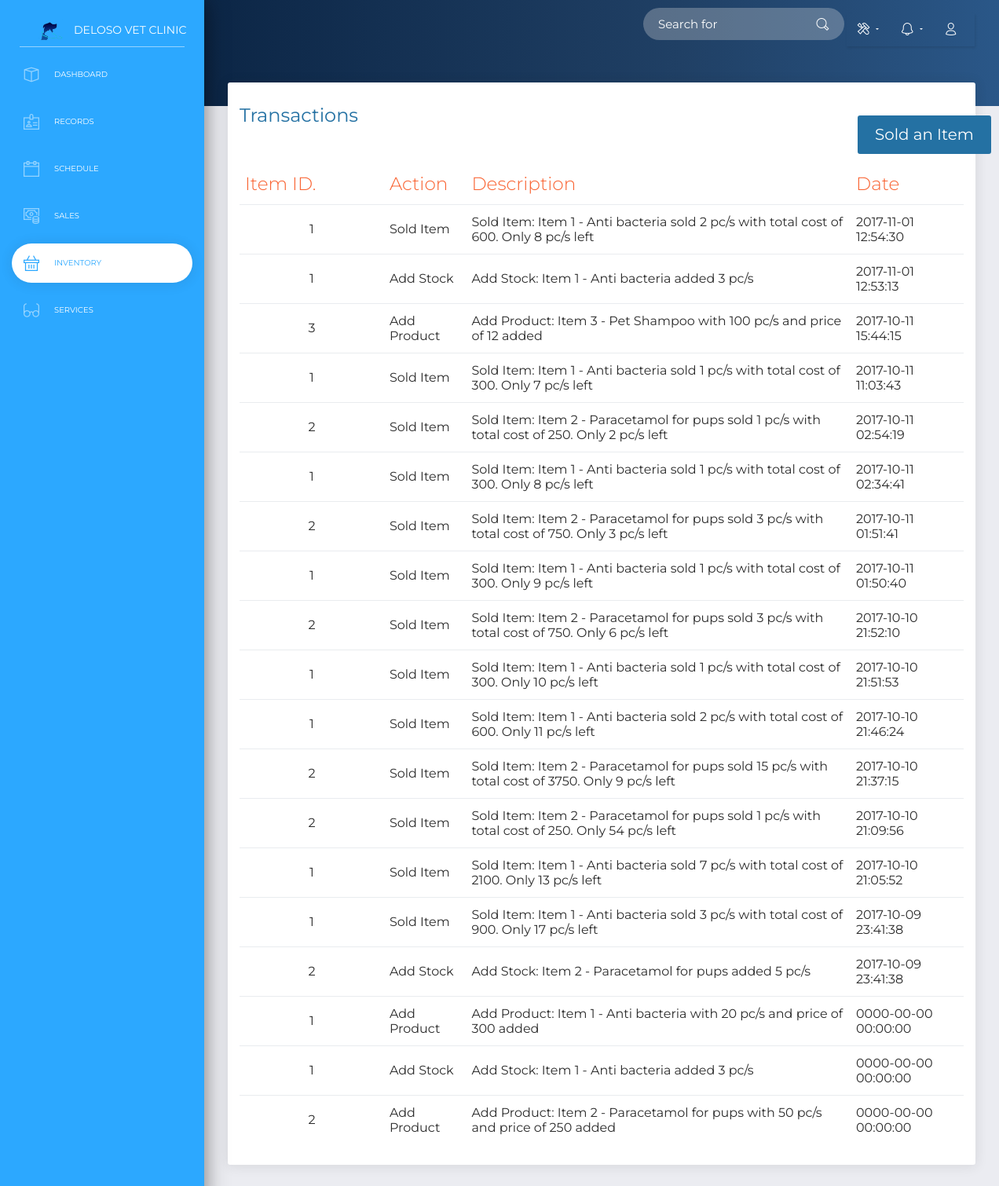
/vetclinic/history, run on an earlier commit of the app's database.
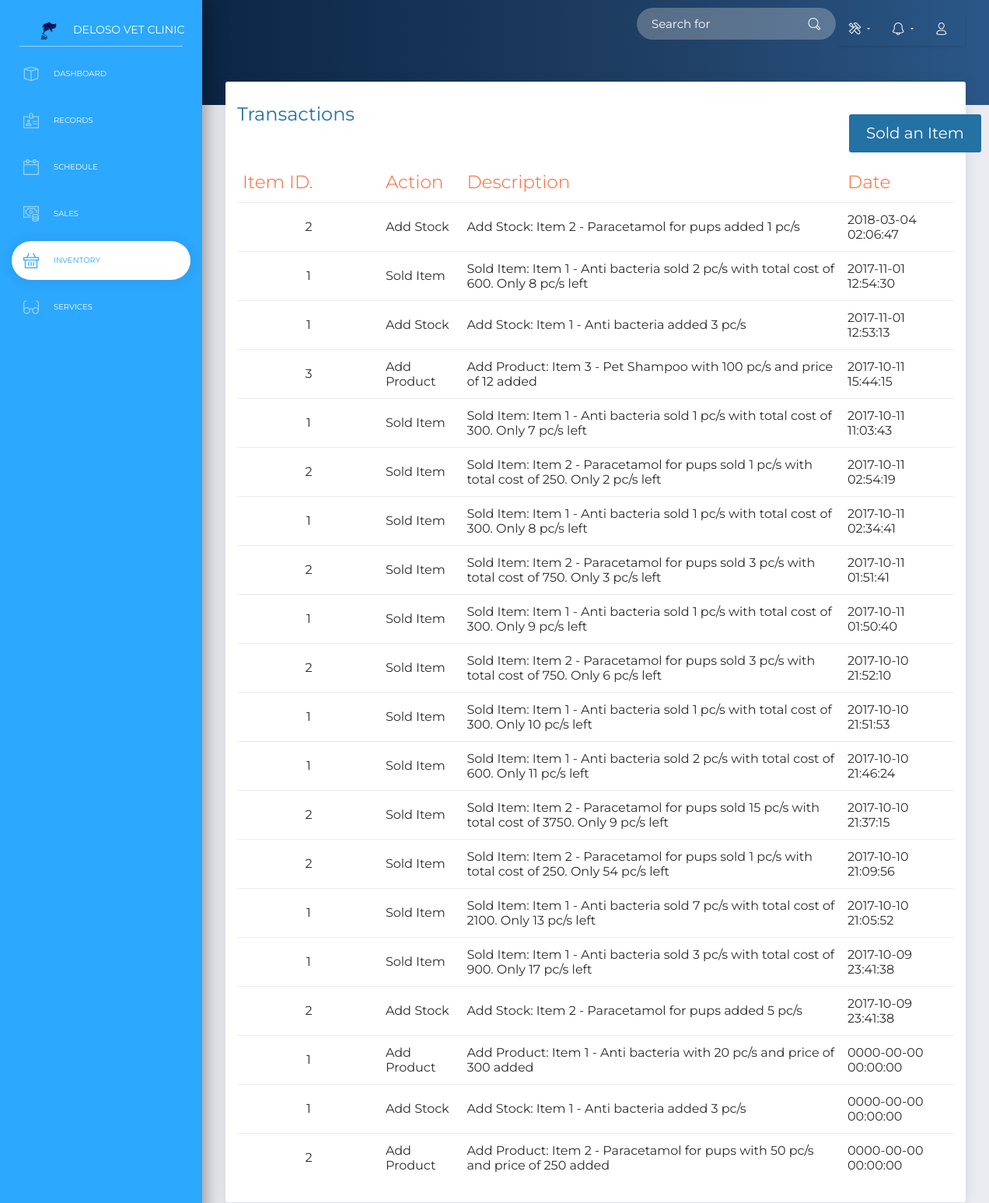
And on a later commit of the database.
### tables this page shows
CREATE TABLE `itemhistory` (
  `id` int(11) NOT NULL,
  `itemid` int(11) UNSIGNED NOT NULL,
  `serviceid` varchar(30) NOT NULL,
  `action` varchar(30) NOT NULL,
  `description` text NOT NULL,
  `date` datetime NOT NULL DEFAULT CURRENT_TIMESTAMP,
  `qty` int(20) NOT NULL,
  `total_cost` decimal(20,2) NOT NULL
);

### application/controllers/vetclinic.php (called while the page is built, shortened)
<?php
class vetclinic extends CI_Controller {
	public function __construct(){
			$this->load->model('vet_model','vet_model');
			$this->load->model('itemstock','itemstock');
			$this->load->model('itemusage','itemusage');
			$this->load->model('history','history');
			$this->load->model('services','services');
			$this->load->model('itemhistory','itemhistory');
	}
	public function history(){
		$data['stock'] = $this->itemstock->read();
		$data['title']='Transactions History';
			$data['itemhistory']=$this->itemhistory->read();
			$data['notif']=$this->vet_model->notification();
		$record_data['notif']=$this->vet_model->notification();
		$record_data['events'] = $this->vet_model->getEventsByDate(date("Y-m-d"));
		$record_data['eventCounter'] = count($record_data['events']);
		$record_data['items'] = $this->vet_model->getAllZeroitems();
		$this->load->view('include/header2',$data);
		$this->load->view('clinic/historyview2',['data'=>$data,'record_dat'=>$record_data]);
		$this->load->view('include/footer');
	}
}
?>

### index.php (called while the page is built, shortened)
<?php
require_once BASEPATH.'core/CodeIgniter.php';

### application/models/itemstock.php (called while the page is built, shortened)
<?php
class itemstock extends CI_Model {
	private $table = "itemstock";
	public function read($condition=null,$selector=null){
		if($selector==null) $selector = '*';
		$this->db->select($selector);
		$this->db->from($this->table);
		$query=$this->db->get();
		return $query->result_array();
	}
}

### application/models/itemhistory.php (called while the page is built, shortened)
<?php
class itemhistory extends CI_Model {
	private $table = "itemhistory";
	public function read($condition=null,$selector=null){
		if($selector==null) $selector = '*';
		$this->db->select($selector);
		$this->db->from($this->table);
		$this->db->order_by('date','desc');
		$query=$this->db->get();
		return $query->result_array();
	}
}

### application/models/vet_model.php (called while the page is built, shortened)
<?php
	class vet_model extends CI_Model{
		public function getAllZeroitems(){
			 $this->db->from('itemstock');
			$this->db->where('qty_left =',0);
			$query = $this->db->get();
			return $query->result_array();
		}
		public function notification(){
			$today =date("Y-m-d");
			 $this->db->from('itemstock');
			$this->db->where('qty_left =',0);
			$query = $this->db->get();
			$invent= $query->num_rows();
			$this->db->from('schedule');
			$this->db->where('startdate =',$today);
			$query2 = $this->db->get();
			$sched= $query2->num_rows();
			return ($sched+$invent);
		}
		public function getEventsByDate($date){
			$this->db->where("CAST(startdate as date) = '$date'");
			$query = $this->db->get("schedule");
			return $query->result_array();
		}
	}
?>

### application/views/clinic/historyview2.php (the view, shortened to what the changed rows need)
<!DOCTYPE html>
<html lang="en">
<body class="">
    <div class="wrapper ">
        <div class="main-panel">
            <div class="content">
                <div class="row">
                    <div class="col-md-12">
                        <div class="card">
                            <div class="card-body">
                                <div class="table-responsive">
                                    <table class="table table-list-search" >
                                        <thead>
                                        <tr>
                                            <th >
                                                <div id="addbutn">
                                                    <button type="button" class="btn btn-md"  data-toggle="modal" data-target="#myModalHistory">
                                                        Sold an Item
                                                    </button>
                                                </div>
                                            </th>
                                        </tr>
                                        <tr>
                                            <th class="text-primary">Item ID.</th>
                                            <th class="text-primary">Action</th>
                                            <th class="text-primary">Description</th>
                                            <th class="text-primary">Date</th>
                                        </tr>
                                    </thead>
                                        <tbody>
                                        <?php
                                                foreach($data['itemhistory'] as $r){
                                                    echo '  <tr>
                                                            <td style="text-align:center;">'.$r['itemid'].'</td>
                                                            <td style="text-align:left;">'.$r['action'].'</td>
                                                            <td style="text-align:left;">'.$r['description'].'</td>
                                                            <td style="text-align:left;">'.$r['date'].'</td>
                                                        </tr>
                                                        ';
                                                }
                                                ?>
                                    </tbody>
                                    </table>
                                </div>
                            </div>
                        </div>
                    </div>
                </div>
            </div>
        </div>
    </div>
</body>
</html>

What changed in the data, as far as the page shows it:
added itemhistory: itemid "2", action "Add Stock", description "Add Stock: Item 2 - Paracetamol for pups added 1 pc/s", date "2018-03-04 02:06:47"
